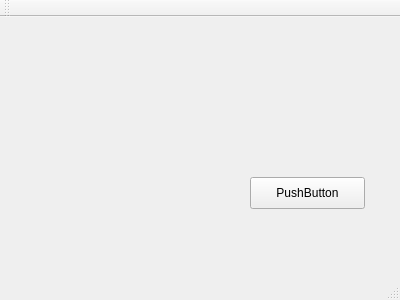
<?xml version="1.0" encoding="UTF-8"?>
<ui version="4.0">
 <class>MainWindow</class>
 <widget class="QMainWindow" name="MainWindow">
  <property name="geometry">
   <rect>
    <x>0</x>
    <y>0</y>
    <width>400</width>
    <height>300</height>
   </rect>
  </property>
  <property name="windowTitle">
   <string>MainWindow</string>
  </property>
  <widget class="QWidget" name="centralWidget">
   <widget class="QPushButton" name="pushButton">
    <property name="geometry">
     <rect>
      <x>250</x>
      <y>160</y>
      <width>115</width>
      <height>32</height>
     </rect>
    </property>
    <property name="text">
     <string>PushButton</string>
    </property>
   </widget>
  </widget>
  <widget class="QMenuBar" name="menuBar">
   <property name="geometry">
    <rect>
     <x>0</x>
     <y>0</y>
     <width>400</width>
     <height>26</height>
    </rect>
   </property>
  </widget>
  <widget class="QToolBar" name="mainToolBar">
   <attribute name="toolBarArea">
    <enum>TopToolBarArea</enum>
   </attribute>
   <attribute name="toolBarBreak">
    <bool>false</bool>
   </attribute>
  </widget>
  <widget class="QStatusBar" name="statusBar"/>
 </widget>
 <layoutdefault spacing="6" margin="11"/>
 <resources/>
 <connections>
  <connection>
   <sender>pushButton</sender>
   <signal>clicked()</signal>
   <receiver>MainWindow</receiver>
   <slot>close()</slot>
   <hints>
    <hint type="sourcelabel">
     <x>295</x>
     <y>221</y>
    </hint>
    <hint type="destinationlabel">
     <x>253</x>
     <y>266</y>
    </hint>
   </hints>
  </connection>
 </connections>
</ui>
